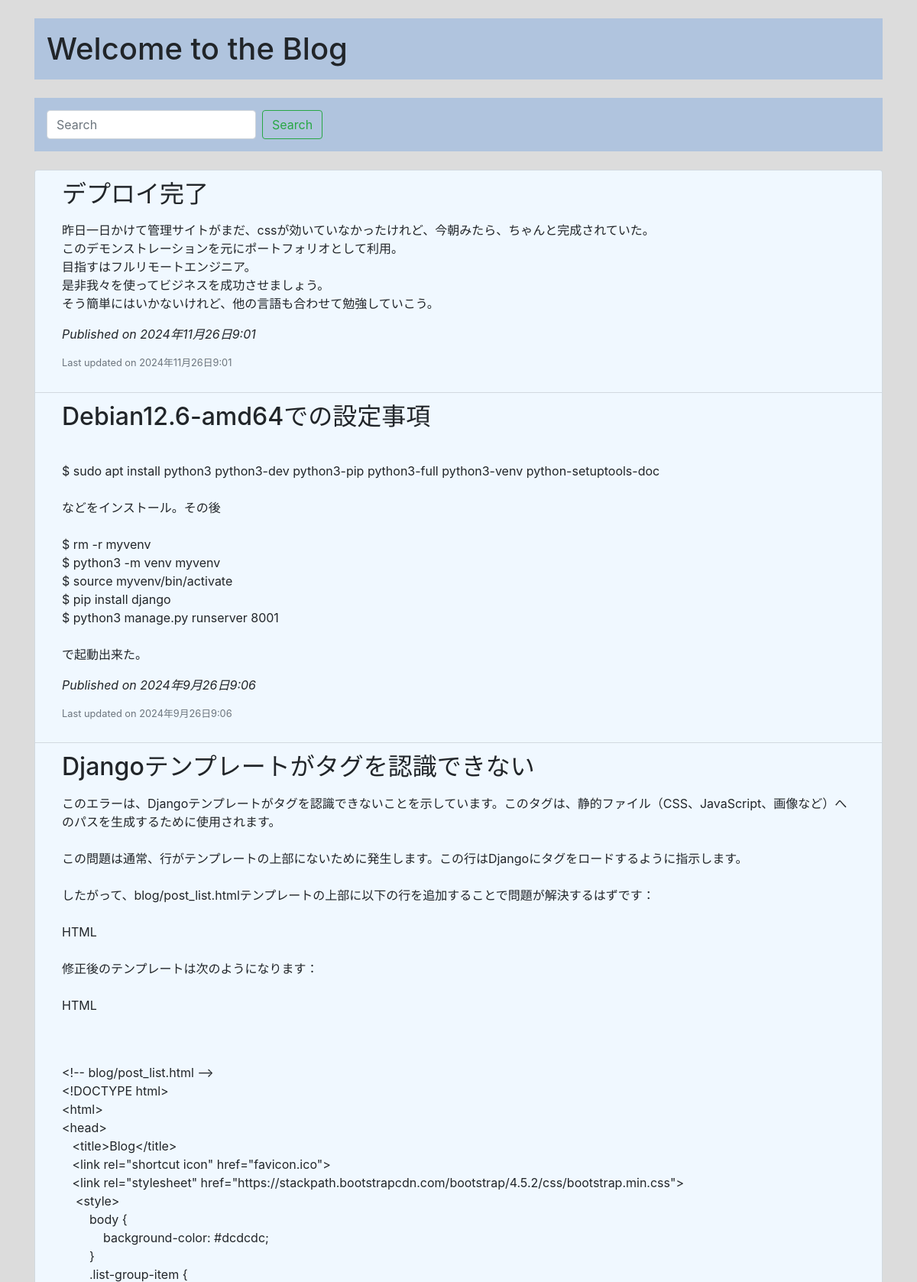
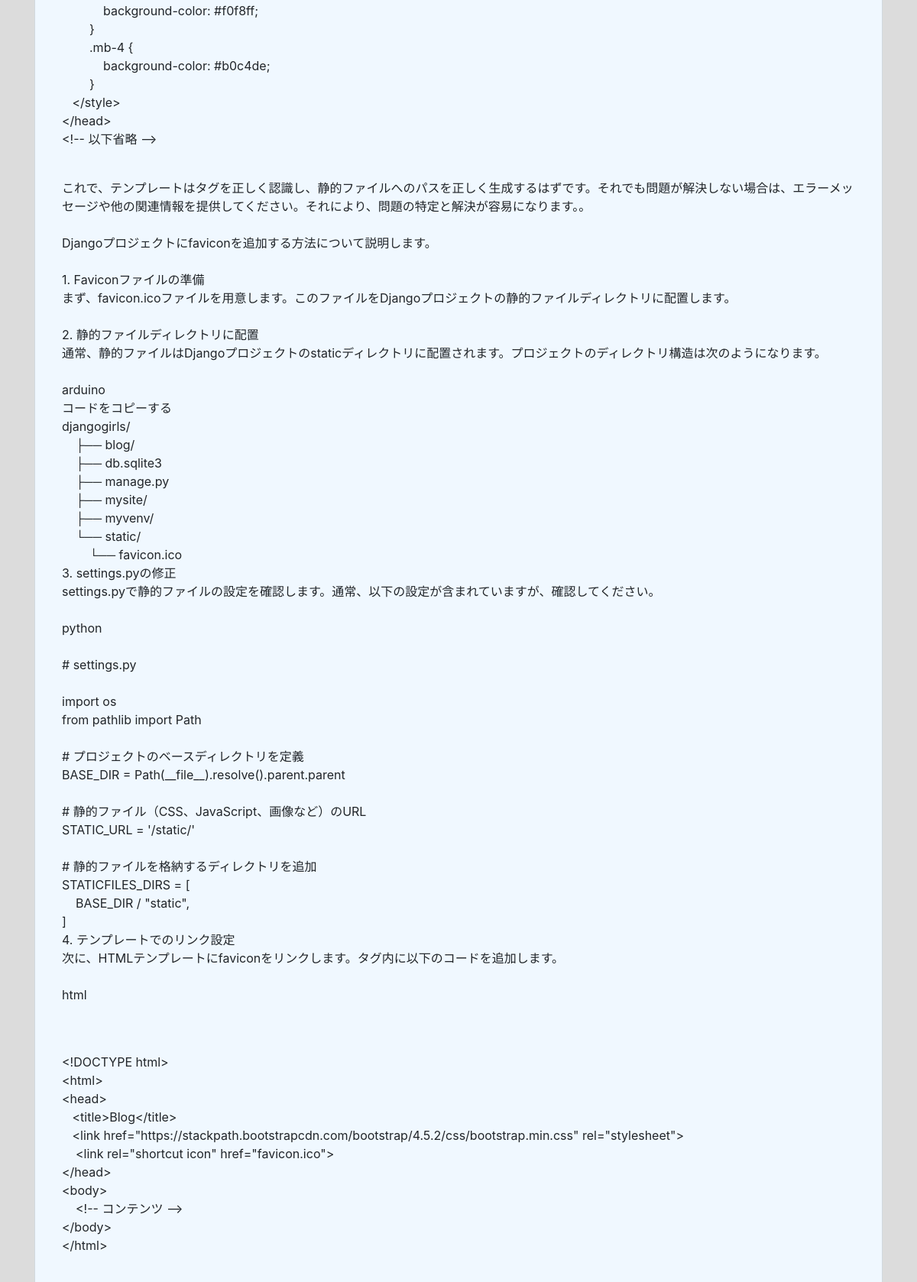
Screenshot of /blog/ (upper part) with the database file from the repository (2 pictures, top to bottom).
### blog/models.py (models this page shows, shortened)
class Post(models.Model):
    author = models.ForeignKey(settings.AUTH_USER_MODEL, on_delete=models.CASCADE)
    title = models.CharField(max_length=200)
    text = models.TextField()
    created_date = models.DateTimeField(default=timezone.now)
    published_date = models.DateTimeField(blank=True, null=True)
    class Meta:
        ordering = ['-published_date']  # デフォルトの並び順を指定

### blog/views.py (the view)
# urls.py: path('', views.PostListView.as_view(), name='post_list'),
def post_list(request):
    query = request.GET.get('q')
    posts = Post.objects.all()
    if query:
        posts = posts.filter(Q(title__icontains=query) | Q(text__icontains=query))
        return render(request, 'blog/post_list02.html', {'posts': posts, 'query': query})  # 検索結果がある場合のテンプレート
    return render(request, 'blog/post_list.html', {'posts': posts})

### blog/templates/blog/post_list.html (shortened to what this page needs)
<!DOCTYPE html>
<html>
<head>
    <link rel="stylesheet" href="css/style.css">
    <link rel="stylesheet" href="https://stackpath.bootstrapcdn.com/bootstrap/4.5.2/css/bootstrap.min.css">
</head>
<body>
    <div class="container mt-4">
        <h1 class="mb-4">Welcome to the Blog</h1>
        <form method="GET" action="{% url 'post_list' %}" class="form-inline mb-4">
            <input class="form-control mr-sm-2" type="search" placeholder="Search" aria-label="Search" name="q" value="{{ request.GET.q }}">
            <button class="btn btn-outline-success my-2 my-sm-0" type="submit">Search</button>
        </form>
        <div class="list-group">
            {% for post in posts %}
                <div class="list-group-item">
                    <div class="col-12">
                    <h2>{{ post.title }}</h2>
                    <p>{{ post.text|safe }}</p>
                    <p><em>Published on {{ post.published_date }}</em></p>
                    {% if post.published_date != post.created_date %}
                        <p class="text-muted small">Last updated on {{ post.published_date }}</p>
                    {% endif %}
                    </div>
                </div>
            {% endfor %}
        </div>
    </div>
</body>
</html>

### blog/templates/blog/css/style.css (style rules this page uses)
body { background-color: #dcdcdc; }
.mb-4 { background-color: #b0c4de; padding: 1rem 1rem 1rem 1rem; }
p, div, span, .text-content { word-wrap: break-word; word-break: break-word; white-space: normal; }

### blog/templates/blog/post_list.html (style rules this page uses)
html body { background-color: #dcdcdc; }
.mb-4 { background-color: #b0c4de; padding: 1rem 1rem 1rem 1rem; }
p, div, span, pre, .text-content, .col-12 { max-width: 100%; white-space: pre-wrap; word-wrap: break-word; word-break: break-word; white-space: normal; overflow-wrap: break-word; }

### rows the page displays
Post: title "デプロイ完了", text "昨日一日かけて管理サイトがまだ、cssが効いていなかったけれど、今朝みたら、ちゃんと完成されていた。 このデモンストレーションを元にポートフォリオとして利用。 目指すはフルリモートエンジニア。 是非我々を使ってビジネスを成功させましょう。 そう簡単にはいかないけれど、他の言語も合わせて勉強していこう。", published_date "2024年11月26日9:01"
Post: title "Debian12.6-amd64での設定事項", text "$ sudo apt install python3 python3-dev python3-pip python3-full python3-venv python-setuptools-doc などをインストール。その後 $ rm -r myvenv $ python3 -m venv myvenv $ source myvenv/bin/activate $ pip install django $ python3 manage.py runserver 8001 で起動出来た。", published_date "2024年9月26日9:06"
Post: title "Djangoテンプレートがタグを認識できない", text "このエラーは、Djangoテンプレートがタグを認識できないことを示しています。このタグは、静的ファイル（CSS、JavaScript、画像など）へのパスを生成するために使用されます。 この問題は通常、行がテンプレートの上部にないために発生します。この行はDjangoにタグをロードするように指示します。 したがって、blog/post_list.htmlテンプレートの上部に以下の行を追加することで問題が解決するはずです： HTML 修正後のテンプレートは次のようになります： HTML <!-- blog/post_list.html --> <!DOCTYPE html> <html> <head> <title>Blog</title> <link rel=\"shortcut icon\" href=\"favicon.ico\"> <link rel=\"stylesheet\" href=\"https://stackpath.bootstrapcdn.com/bootstrap/4.5.2/css/bootstrap.min.css\"> <style> body { background-color: #dcdcdc; } .list-group-item { background-color: #f0f8ff; } .mb-4 { background-color: #b0c4de; } </style> </head> <!-- 以下省略 -->…"
